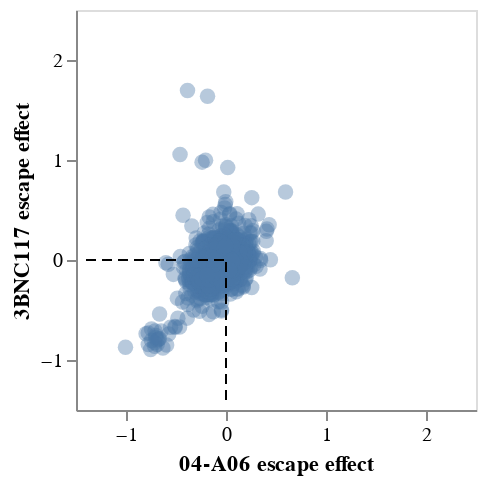

Here is the notebook cell this chart was saved with:
### Markdown cell above
Correlate 3BNC117 and 04-A06 escape:

### Code cell
df_3BNC117['3BNC117 escape effect'] = df_3BNC117['escape_mean']
A06_vs_3BNC117 = (df_04A06
               .drop(columns=['escape_mean'])
               .copy()
               .merge(df_3BNC117.drop(columns=['escape_mean']), on=['mutation'])
              )

slope, intercept, r_value, p_value, std_err = stats.linregress(
        A06_vs_3BNC117.query('times_seen_x>3')['3BNC117 escape effect'].astype(float),
        A06_vs_3BNC117.query('times_seen_x>3')['04-A06 escape effect'].astype(float))

print(f"R^2: {r_value**2}")
print(f"R: {r_value}")

A06_vs_3BNC117_high_escape = A06_vs_3BNC117.query('`3BNC117 escape effect` > 0 | `04-A06 escape effect` > 0')

slope, intercept, r_value, p_value, std_err = stats.linregress(
        A06_vs_3BNC117_high_escape.query('times_seen_x>3')['3BNC117 escape effect'].astype(float),
        A06_vs_3BNC117_high_escape.query('times_seen_x>3')['04-A06 escape effect'].astype(float))

print(f"Correlations for escape >0:")
print(f"R^2: {r_value**2}")
print(f"R: {r_value}")

corr_chart = (
alt.Chart(A06_vs_3BNC117.query('times_seen_x>3'))
    .encode(
        x=alt.X('04-A06 escape effect',
            scale=alt.Scale(domain=[-1.1, 2.5]),
               ),
        y=alt.Y(
            '3BNC117 escape effect',
            scale=alt.Scale(domain=[-1.1, 2.5]),
        ),
        tooltip=[
            alt.Tooltip(c, format=".3g") if A06_vs_3BNC117[c].dtype == float
            else c
            for c in A06_vs_3BNC117.columns]
    )
.mark_circle(filled=True, size=60, opacity=0.4)
.properties(width=200, height=200)
)

x_line = (alt.Chart(pd.DataFrame({'limits': [-1.4 ,0]}))
          .mark_rule(strokeDash=[5,3])
          .encode(y='max(limits)',
                 x='min(limits)',
                 x2='max(limits)')
         )
y_line = (alt.Chart(pd.DataFrame({'limits': [-1.4, 0]}))
          .mark_rule(strokeDash=[5,3])
          .encode(x='max(limits)',
                 y='min(limits)',
                 y2='max(limits)')
         )

((corr_chart + x_line + y_line)
 .configure_axis(grid=False)
 .encode(y=alt.Y(title='3BNC117 escape effect'), x=alt.X(title='04-A06 escape effect'))
       )

### Figure 1 — Vega-Lite specification as saved in the notebook (floating-point values rounded to 4 significant figures; data arrays with more than 128 entries replaced by an {"elided": "..."} marker saying what was removed)
{"config": {"view": {"continuousWidth": 300, "continuousHeight": 300}, "axis": {"grid": false}}, "layer": [{"data": {"name": "data-208416cba09fdb49ca5764068007aaeb"}, "mark": {"type": "circle", "filled": true, "opacity": 0.4, "size": 60}, "encoding": {"tooltip": [{"field": "mutation", "type": "nominal"}, {"field": "times_seen_x", "format": ".3g", "type": "quantitative"}, {"field": "04-A06 escape effect", "format": ".3g", "type": "quantitative"}, {"field": "times_seen_y", "format": ".3g", "type": "quantitative"}, {"field": "3BNC117 escape effect", "format": ".3g", "type": "quantitative"}], "x": {"field": "04-A06 escape effect", "scale": {"domain": [-1.1, 2.5]}, "type": "quantitative"}, "y": {"field": "3BNC117 escape effect", "scale": {"domain": [-1.1, 2.5]}, "type": "quantitative"}}}, {"data": {"name": "data-05becf7c68c367a2d2d48b0fc63c96e1"}, "mark": {"type": "rule", "strokeDash": [5, 3]}, "encoding": {"x": {"aggregate": "min", "field": "limits", "type": "quantitative"}, "x2": {"aggregate": "max", "field": "limits"}, "y": {"aggregate": "max", "field": "limits", "type": "quantitative"}}}, {"data": {"name": "data-05becf7c68c367a2d2d48b0fc63c96e1"}, "mark": {"type": "rule", "strokeDash": [5, 3]}, "encoding": {"x": {"aggregate": "max", "field": "limits", "type": "quantitative"}, "y": {"aggregate": "min", "field": "limits", "type": "quantitative"}, "y2": {"aggregate": "max", "field": "limits"}}}], "encoding": {"x": {"title": "04-A06 escape effect"}, "y": {"title": "3BNC117 escape effect"}}, "height": 200, "width": 200, "$schema": "https://vega.github.io/schema/vega-lite/v5.8.0.json", "datasets": {"data-208416cba09fdb49ca5764068007aaeb": {"elided": "3013 records"}, "data-05becf7c68c367a2d2d48b0fc63c96e1": [{"limits": -1.4}, {"limits": 0.0}]}}
